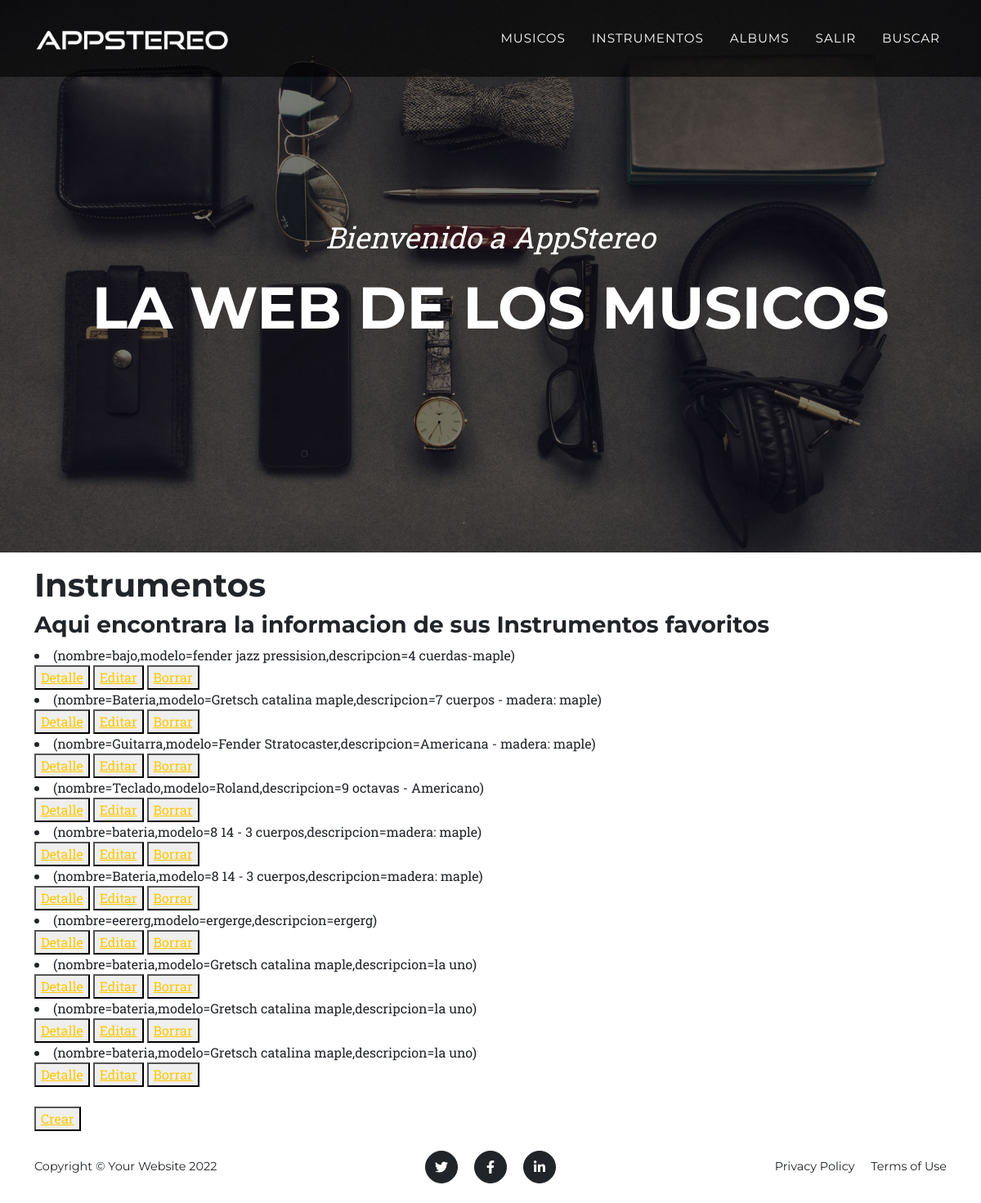
/instrumento/list/ (signed in), run on an earlier commit of the app's database.
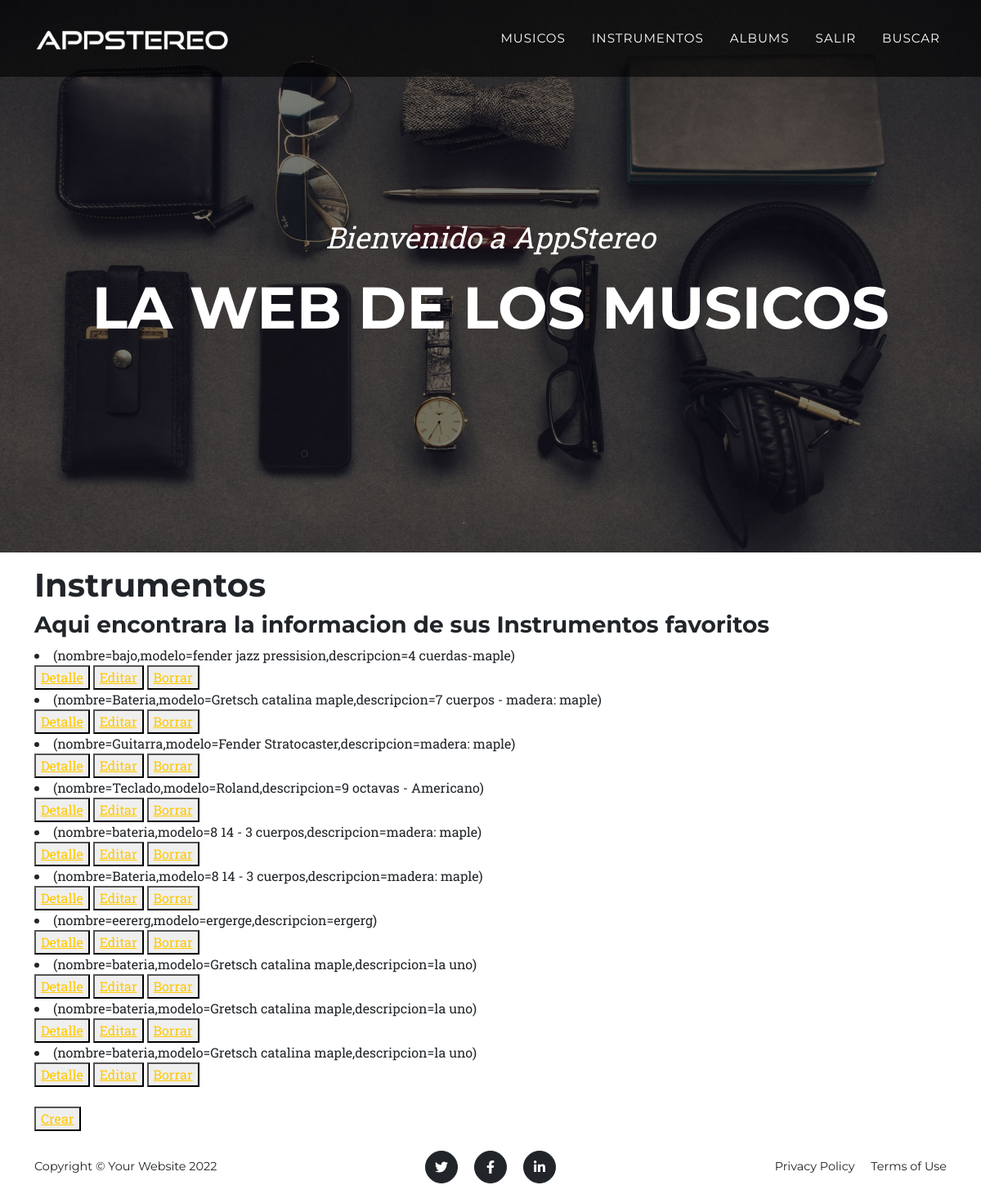
And on a later commit of the database.
### AppStereo/models.py (models this page shows)
class Instrumentos(models.Model):
    nombre = models.CharField(max_length=50)
    modelo = models.CharField(max_length=50)
    descripcion = models.CharField(max_length=50)
    def __str__(self):
        return f"(nombre={self.nombre},modelo={self.modelo},descripcion={self.descripcion})"

### AppStereo/views.py (the view)
# urls.py: path('instrumento/list/', InstrumentosList.as_view(), name='instrumento_list'),
class InstrumentosList(LoginRequiredMixin, ListView):
    model = Instrumentos
    template_name = "AppStereo/instrumento_list.html"

### AppStereo/templates/AppStereo/instrumento_list.html
{% extends "AppStereo/base.html" %}
{% block contenido %}
{% load static %}
<h1>Instrumentos</h1>
<h3>Aqui encontrara la informacion de sus Instrumentos favoritos</h3>
{% for instrumento in object_list %}
    <li>{{instrumento}}</li>
<button>
    <a href="{% url 'instrumento_detalle' instrumento.id %}">Detalle</a>
</button>
<button>
    <a href="{% url 'instrumento_editar' instrumento.id %}">Editar</a>
</button>
<button>
    <a href="{% url 'instrumento_eliminar' instrumento.id %}">Borrar</a>
</button>
{% endfor %}
<br>
<br>
<button>
    <a href="{% url 'instrumento_nuevo' %}">Crear</a>
</button>
{% endblock %}

What changed in the data, as far as the page shows it:
changed Instrumentos: nombre+modelo+descripcion "(nombre=Guitarra,modelo=Fender Stratocaster,descripcion=Americana - madera: maple)" → "(nombre=Guitarra,modelo=Fender Stratocaster,descripcion=madera: maple)"
